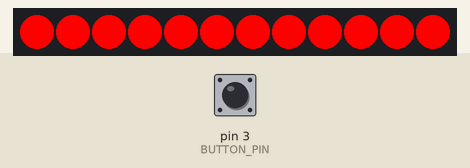
Simulated run of this sketch. Board: Arduino Uno, built with avr-gcc and run on an emulated ATmega328P. Shown: 12 RGB LEDs in strip order, left to right. Inputs (shaded band) come from the test bench; at power-on: pin 3 (BUTTON_PIN) HIGH. Dim RGB values are drawn brighter than linear.

Above: at 1.2 s.
1.3 s: pin 3 (BUTTON_PIN) pulled LOW for 0.15 s
At 1.9 s:
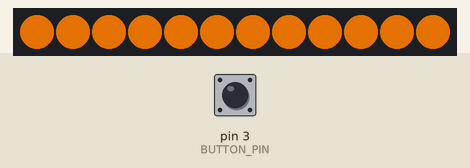
2.9 s: pin 3 (BUTTON_PIN) pulled LOW for 1 s
At 4.4 s:
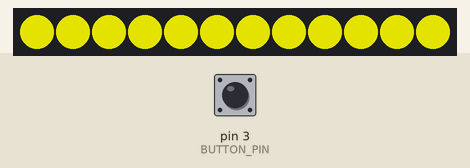
5.4 s: pin 3 (BUTTON_PIN) pulled LOW for 0.15 s
At 6.2 s:
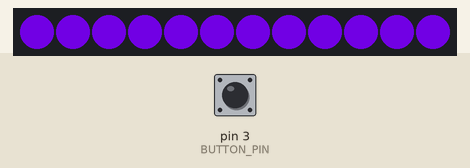
7.0 s: pin 3 (BUTTON_PIN) pulled LOW for 3.2 s
At 11.4 s:
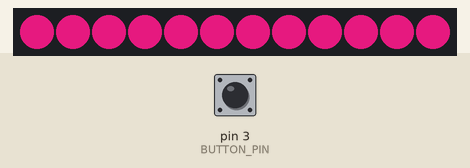
11.7 s: pin 3 (BUTTON_PIN) pulsed LOW 5 times (0.12 s each, 0.3 s apart)
At 14.4 s:
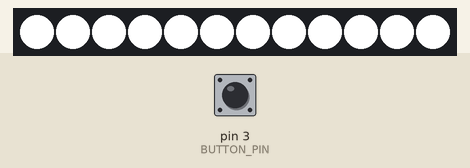
Timing chart, 0 to 15.7 s (numbered marks = the images above; inputs shaded):
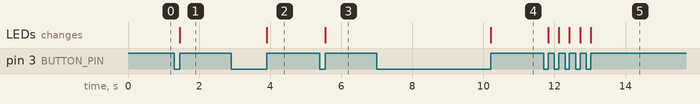

Measured:
- after the input at 1.3 s, the LEDs: change after 0.15 s (image 1)
- after the input at 2.9 s, the LEDs: change after 1.0 s (image 2)
- after the input at 5.4 s, the LEDs: change after 0.15 s (image 3)
- after the input at 7.0 s, the LEDs: change after 3.2 s (image 4)
- after the input at 11.7 s, the LEDs: first change after 0.12 s (image 5 shows a later state)

The sketch:

final_cap_touch_cycle.ino
```cpp
#include <FastLED.h>

#define NUM_LEDS 12         // Number of LEDs in your strip
#define LED_PIN 4          // Pin connected to the data pin of the LED strip
#define BUTTON_PIN 3       // Pin connected to the button

CRGB leds[NUM_LEDS];       // FastLED object

int currentColor = 0;      // Current color index
int buttonState = 0;       // Current state of the button
int lastButtonState = 0;   // Previous state of the button

void setup() {
  Serial.begin(9600);

  FastLED.addLeds<WS2812B, LED_PIN, GRB>(leds, NUM_LEDS);  // Initialize the LED strip
  pinMode(BUTTON_PIN, INPUT_PULLUP);                      // Set the button pin as input with internal pull-up resistor
}

void loop() {
  buttonState = digitalRead(BUTTON_PIN);  // Read the state of the button

  if (buttonState != lastButtonState) {
//    if (buttonState == LOW) {
    if (buttonState == HIGH) {
      // Button was pressed
      currentColor = (currentColor + 1) % 10;  // Increment current color index

      switch (currentColor) {
        case 0:
          fill_solid(leds, NUM_LEDS, CRGB::White); // White
          break;
        case 1:
          fill_solid(leds, NUM_LEDS, CRGB::Red); // Red
          break;
        case 2:
          fill_solid(leds, NUM_LEDS, CHSV(HUE_ORANGE,255,255)); // Orange
          break;
        case 3:  // Yellow
          fill_solid(leds, NUM_LEDS, CHSV(HUE_YELLOW,255,255)); // Yellow
          break;
        case 4:  // Blue
          fill_solid(leds, NUM_LEDS, CHSV(HUE_PURPLE, 255, 255)); // Purple
          break;
        case 5:
          fill_solid(leds, NUM_LEDS, CHSV( 224, 187, 255)); // Pink
          break;
        case 6:
          fill_solid(leds, NUM_LEDS, CRGB::Blue); // Blue
          break;
        case 7:
          fill_solid(leds, NUM_LEDS, CHSV(128, 255, 255)); // Teal
          break;
        case 8:
          fill_solid(leds, NUM_LEDS, CRGB::Green); // Green
          break;
        case 9:  // Black
          fill_solid(leds, NUM_LEDS, CRGB::Black);
          break;
      }

      FastLED.show();  // Update the LED strip with the new color
    }
  }

  lastButtonState = buttonState;  // Store the current button state for comparison in the next iteration
}
```
